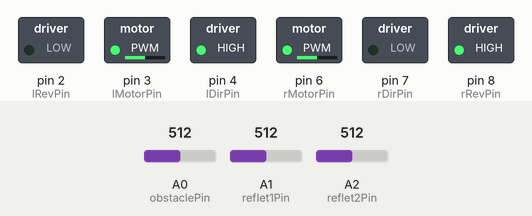
The sketch below on a simulated Arduino Uno, built with avr-gcc and run on an emulated ATmega328P. Parts: switched loads named in the sketch (green lamp = pin HIGH). The test bench sets the inputs (shaded band); at power-on: A0 (obstaclePin) = 512, A1 (reflet1Pin) = 512, A2 (reflet2Pin) = 512.

Above: at 1.2 s.
1.3 s: A0 (obstaclePin) set to 492
At 2.0 s:
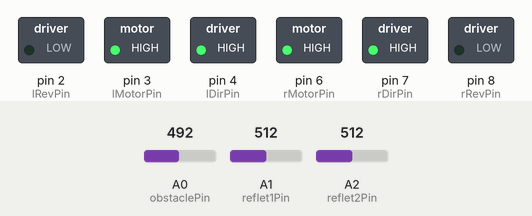
2.8 s: A1 (reflet1Pin) set to 909
4.3 s: A1 (reflet1Pin) set to 935
At 5.5 s:
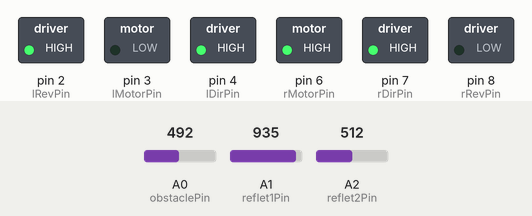
5.8 s: A2 (reflet2Pin) set to 908
7.3 s: A2 (reflet2Pin) set to 935
At 7.8 s:
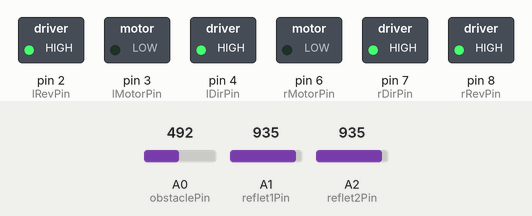
8.8 s: A1 (reflet1Pin) set to 910
At 10.1 s:
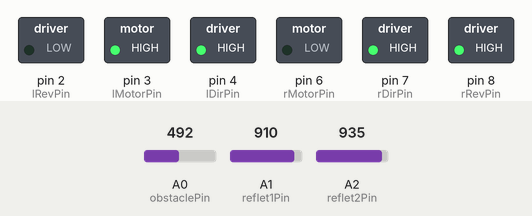
Timing chart, 0 to 11.3 s (numbered marks = the images above; inputs shaded):
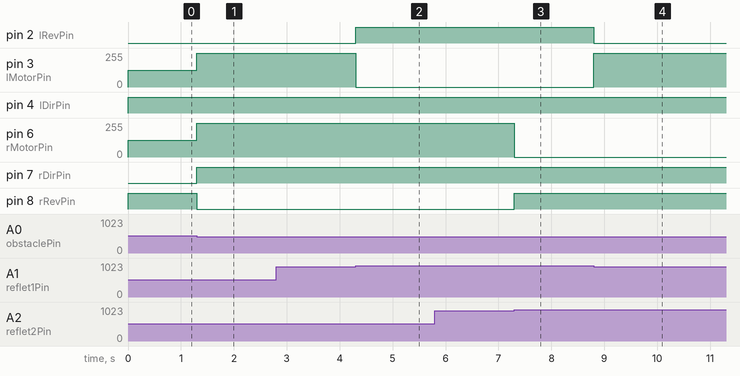

Measured:
- the behaviour switches between 501 and 500 on A0 (obstaclePin) (found by bisection; images 0 and 1)
- the behaviour switches between 919 and 920 on A1 (reflet1Pin) (found by bisection; images 1 and 2)
- the behaviour switches between 919 and 920 on A2 (reflet2Pin) (found by bisection; images 2 and 3)
- after the input at 1.3 s, pin 3 (lMotorPin), pin 6 (rMotorPin): 127/255 → 255/255 at once; pin 7 (rDirPin): LOW → HIGH at once; pin 8 (rRevPin): HIGH → LOW at once
- after the input at 2.8 s, every drawn part: stays the same
- after the input at 4.3 s, pin 2 (lRevPin): LOW → HIGH at once; pin 3 (lMotorPin): 255/255 → 0/255 at once
- after the input at 5.8 s, every drawn part: stays the same
- after the input at 7.3 s, pin 6 (rMotorPin): 255/255 → 0/255 at once; pin 8 (rRevPin): LOW → HIGH at once
- after the input at 8.8 s, pin 2 (lRevPin): HIGH → LOW at once; pin 3 (lMotorPin): 0/255 → 255/255 at once

The sketch:

sumo.ino
```cpp
#define obstaclePin A0 // Sensor de obstaculos
#define reflet1Pin A1 // Sensor de refletancia 1 (Esquerda)
#define reflet2Pin A2 // Sensor de refletancia 2 (Direita)
#define lMotorPin 3 // Conecta na pH (Motor Esquerdo)
#define lDirPin 4 // pH Motor Esquerdo sentido direto (primeira entrada)
#define lRevPin 2 // pH Motor Esquerdo sentido inverso (segunda entrada)
#define rMotorPin 6 // Conecta na pH (Motor Direito)
#define rDirPin 7 // pH Motor Direito sentido direto (primeira entrada)
#define rRevPin 8 // pH Motor Direito sentido inverso (segunda entrada)

int obstacle, reflet1, reflet2, lMotorSpeed, rMotorSpeed;
bool rDirect, rReverse, lDirect, lReverse;

void setup() {
    pinMode(lMotorPin, OUTPUT);
    pinMode(rMotorPin, OUTPUT);
    pinMode(lDirPin, OUTPUT);
    pinMode(rDirPin, OUTPUT);
    pinMode(lRevPin, OUTPUT);
    pinMode(rRevPin, OUTPUT);
}

void sendMotors(int lmotor, bool ldir, bool lrev, int rmotor, bool rdir, bool rrev) {
    // Sentido do motor esquerdo
    digitalWrite(lDirPin, ldir);
    digitalWrite(lRevPin, lrev);

    // Velocidade do motor esquerdo
    analogWrite(lMotorPin, lmotor);

    // Sentido do motor direito
    digitalWrite(rDirPin, rdir);
    digitalWrite(rRevPin, rrev);

    // Velocidade do motor direito
    analogWrite(rMotorPin, rmotor);
}

void loop() {
    // Leitura de sensores
    obstacle = analogRead(obstaclePin);
    reflet1 = analogRead(reflet1Pin);
    reflet2 = analogRead(reflet2Pin);

    // Reset de orientações
    rDirect = 0;
    rReverse = 0;
    lDirect = 0;
    lReverse = 0;

    if (obstacle <= 500 && obstacle != 0) {
      lMotorSpeed = 255;
      lDirect = 1;
      rMotorSpeed = 255;
      rDirect = 1;
    }
    else { // Gira no próprio eixo para procurar o robô adversário
      lMotorSpeed = 127;
      lDirect = 1;
      rMotorSpeed = 127;
      rReverse = 1;
    }

    if (reflet1 >= 920) { // Se a reflexão for maior que 90%
      lMotorSpeed = 0;
      lDirect = 1; lReverse = 1; // Freio
    }

    if (reflet2 >= 920) {
      rMotorSpeed = 0;
      rDirect = 1; rReverse = 1;
    }

    sendMotors(lMotorSpeed, lDirect, lReverse, rMotorSpeed, rDirect, rReverse);
}
```
